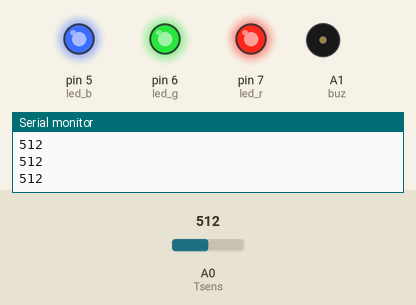
The sketch below on a simulated Arduino Uno, built with avr-gcc and run on an emulated ATmega328P. Shown: output pins drawn as LEDs (lit = HIGH), buzzer (waves = sounding), the last lines printed to the serial monitor. Inputs (shaded band) come from the test bench; at power-on: A0 (Tsens) = 512.

Above: at 1.3 s.
1.4 s: A0 (Tsens) set to 992
4.4 s: A0 (Tsens) set to 1011
At 5.2 s:
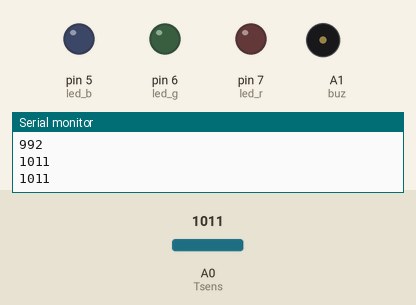
6.0 s: A0 (Tsens) set to 900
At 6.3 s:
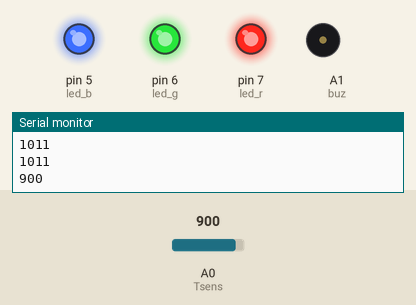
9.0 s: A0 (Tsens) set to 1020
At 9.9 s:
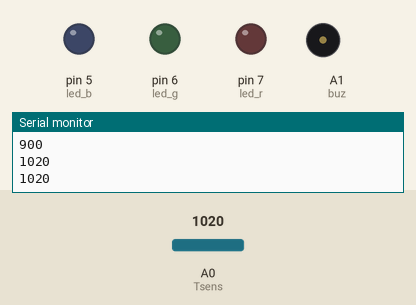
Timing chart, 0 to 11.5 s (numbered marks = the images above; inputs shaded):
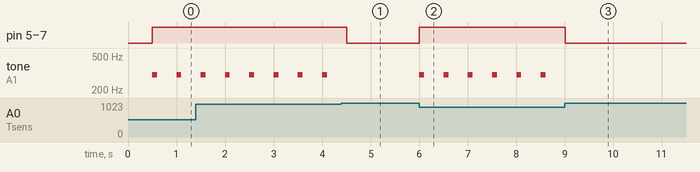

The sketch:

Touch_sensor1021.ino
```cpp
#define Tsens A0
#define buz A1
#define led_r 7
#define led_g 6
#define led_b 5

void setup() {
  Serial.begin(9600);
  pinMode(Tsens, INPUT);
  pinMode(buz, OUTPUT);
  pinMode(led_r, OUTPUT);
  pinMode(led_g, OUTPUT);
  pinMode(led_b, OUTPUT);
}

void loop() {
  Serial.println(analogRead(Tsens));
  delay(500);

  if (analogRead(Tsens) <= 1010){
    digitalWrite(led_r, HIGH);
    digitalWrite(led_g, HIGH);
    digitalWrite(led_b, HIGH);
    tone(buz, 300, 100);
  }
  else{
    digitalWrite(led_r, LOW);
    digitalWrite(led_g, LOW);
    digitalWrite(led_b, LOW);
  }

}
```

Measured:
- the behaviour switches between 1010 and 1011 on A0 (Tsens) (found by bisection; images 0 and 1)
- after the input at 4.4 s, pin 5 (led_b), pin 6 (led_g), pin 7 (led_r): HIGH → LOW after 0.10 s; tone on A1 (buz): stops changing and stays silent
- after the input at 6.0 s, pin 5 (led_b), pin 6 (led_g), pin 7 (led_r): LOW → HIGH at once; tone on A1 (buz): alternates 300 Hz for 0.10 s and silent for 0.40 s, starting at once
- after the input at 9.0 s, pin 5 (led_b), pin 6 (led_g), pin 7 (led_r): HIGH → LOW at once; tone on A1 (buz): stops changing and stays silent
- by itself, tone on A1 (buz): alternates 300 Hz for 0.10 s and silent for 0.40 s
